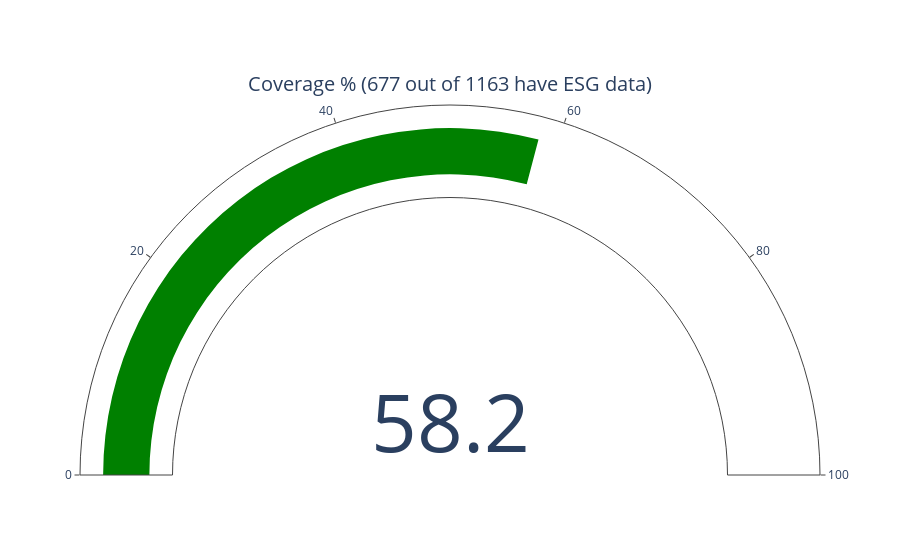

The notebook cell this image was saved under:
### Code cell
total = len(allHoldings)
covered = len(mdf['ESGParent'].dropna())
coverage = (covered / total) * 100
fig = go.Figure(go.Indicator(
    mode = "gauge+number",
    value = coverage,
    domain = {'x': [0, 1], 'y': [0, 1]},
    title = {'text': 'Coverage % ({} out of {} have ESG data)'.format(covered, total) },
    gauge = {'axis': {'range': [None, 100]}}))

fig.show()

### Figure 1 — Plotly figure (JSON) as saved in the notebook; plotly's stock layout.template omitted (floating-point values rounded to 4 significant figures)
{"data": [{"domain": {"x": [0, 1], "y": [0, 1]}, "gauge": {"axis": {"range": [null, 100]}}, "mode": "gauge+number", "title": {"text": "Coverage % (677 out of 1163 have ESG data)"}, "type": "indicator", "value": 58.21}], "layout": {}}
